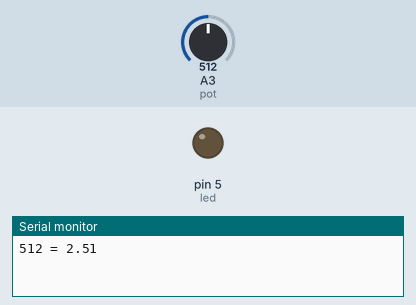
Recording of a sketch running on a simulated Arduino Uno, built with avr-gcc and run on an emulated ATmega328P. Parts: output pins drawn as LEDs (lit = HIGH), the last lines printed to the serial monitor. The inputs (shaded band) are chosen by the test bench; at power-on: A3 (pot) = 512.

Above: at 1.8 s.
1.9 s: A3 (pot) set to 168
4.2 s: A3 (pot) set to 149
At 6.7 s:
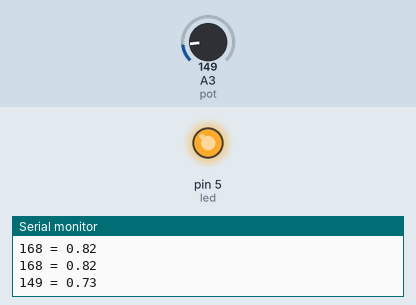
7.5 s: A3 (pot) set to 170
At 10.2 s:
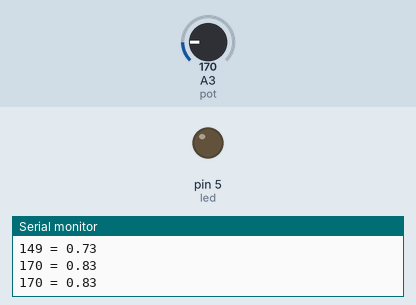
10.5 s: A3 (pot) set to 150
At 12.6 s:
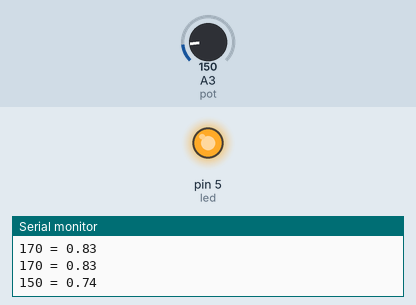
Timing chart, 0 to 14.1 s (numbered marks = the images above; inputs shaded):
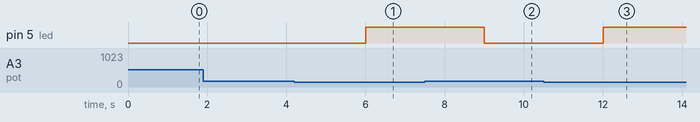

Measured:
- the behaviour switches between 161 and 160 on A3 (pot) (found by bisection; images 0 and 1)
- after the input at 4.2 s, pin 5 (led): LOW → HIGH after 1.8 s
- after the input at 7.5 s, pin 5 (led): HIGH → LOW after 1.5 s
- after the input at 10.5 s, pin 5 (led): LOW → HIGH after 1.5 s

The sketch:

SensorLuz.ino
```cpp
int pot = 3; // funcciona para ldr
int led = 5;

void setup() {
  Serial.begin(9600);
  pinMode(led, OUTPUT);
}

void loop() {
  int valor = analogRead(pot); //qtd bits por segundo

  delay(1000);

  Serial.print(valor);
  Serial.print(" = ");
  Serial.println(valor * 0.0049);
  if(valor > 160){ // 290
    digitalWrite(led, LOW);
  }
  else{
    digitalWrite(led, HIGH);
  }
}
```
